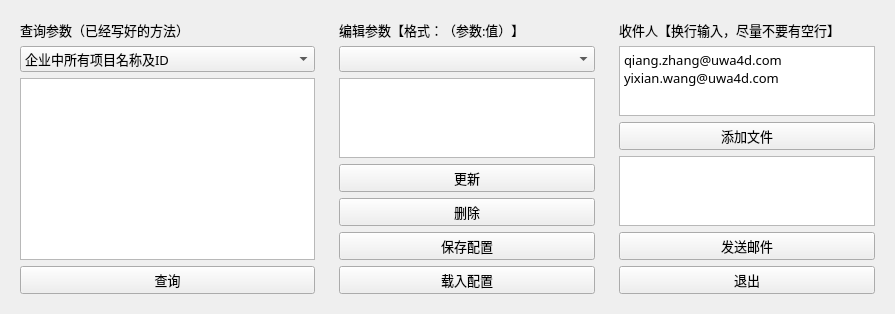
    <widget class="QWidget" name="widget_under" native="true">
     <property name="maximumSize">
      <size>
       <width>16777215</width>
       <height>300</height>
      </size>
     </property>
     <property name="font">
      <font>
       <family>黑体</family>
       <pointsize>10</pointsize>
      </font>
     </property>
     <layout class="QHBoxLayout" name="horizontalLayout_2">
      <item>
       <widget class="QWidget" name="widget_2" native="true">
        <property name="font">
         <font>
          <family>黑体</family>
          <pointsize>10</pointsize>
         </font>
        </property>
        <layout class="QVBoxLayout" name="verticalLayout_11">
         <item>
          <widget class="QLabel" name="label_search">
           <property name="font">
            <font>
             <family>黑体</family>
             <pointsize>10</pointsize>
            </font>
           </property>
           <property name="text">
            <string>查询参数（已经写好的方法）</string>
           </property>
          </widget>
         </item>
         <item>
          <widget class="QComboBox" name="comboBox_kinds">
           <property name="font">
            <font>
             <family>黑体</family>
             <pointsize>10</pointsize>
            </font>
           </property>
           <item>
            <property name="text">
             <string>企业中所有项目名称及ID</string>
            </property>
           </item>
           <item>
            <property name="text">
             <string>项目中所有任务名称及ID（需写入项目ID）</string>
            </property>
           </item>
           <item>
            <property name="text">
             <string>项目中所有任务类型名称及ID（需写入项目ID）</string>
            </property>
           </item>
           <item>
            <property name="text">
             <string>项目中所有任务分组及ID（需写入项目ID）</string>
            </property>
           </item>
          </widget>
         </item>
         <item>
          <widget class="QTextEdit" name="textEdit_search">
           <property name="minimumSize">
            <size>
             <width>0</width>
             <height>160</height>
            </size>
           </property>
           <property name="maximumSize">
            <size>
             <width>16777215</width>
             <height>200</height>
            </size>
           </property>
           <property name="font">
            <font>
             <family>黑体</family>
             <pointsize>10</pointsize>
            </font>
           </property>
          </widget>
         </item>
         <item>
          <widget class="QPushButton" name="pushButton_search">
           <property name="font">
            <font>
             <family>黑体</family>
             <pointsize>10</pointsize>
            </font>
           </property>
           <property name="text">
            <string>查询</string>
           </property>
          </widget>
         </item>
        </layout>
       </widget>
      </item>
      <item>
       <widget class="QWidget" name="widget_edit" native="true">
        <property name="font">
         <font>
          <family>黑体</family>
          <pointsize>10</pointsize>
         </font>
        </property>
        <layout class="QVBoxLayout" name="verticalLayout_8">
         <item>
          <widget class="QLabel" name="label_edit">
           <property name="font">
            <font>
             <family>黑体</family>
             <pointsize>10</pointsize>
            </font>
           </property>
           <property name="text">
            <string>编辑参数【格式：（参数:值）】</string>
           </property>
          </widget>
         </item>
         <item>
          <widget class="QComboBox" name="comboBox_edit">
           <property name="font">
            <font>
             <family>黑体</family>
             <pointsize>10</pointsize>
            </font>
           </property>
          </widget>
         </item>
         <item>
          <widget class="QTextEdit" name="textEdit_edit">
           <property name="font">
            <font>
             <family>黑体</family>
             <pointsize>10</pointsize>
            </font>
           </property>
          </widget>
         </item>
         <item>
          <widget class="QPushButton" name="pushButton_add">
           <property name="font">
            <font>
             <family>黑体</family>
             <pointsize>10</pointsize>
            </font>
           </property>
           <property name="text">
            <string>更新</string>
           </property>
          </widget>
         </item>
         <item>
          <widget class="QPushButton" name="pushButton_del">
           <property name="font">
            <font>
             <family>黑体</family>
             <pointsize>10</pointsize>
            </font>
           </property>
           <property name="text">
            <string>删除</string>
           </property>
          </widget>
         </item>
         <item>
          <widget class="QPushButton" name="pushButton_saveconfig">
           <property name="font">
            <font>
             <family>黑体</family>
             <pointsize>10</pointsize>
            </font>
           </property>
           <property name="text">
            <string>保存配置</string>
           </property>
          </widget>
         </item>
         <item>
          <widget class="QPushButton" name="pushButton_config">
           <property name="font">
            <font>
             <family>黑体</family>
             <pointsize>10</pointsize>
            </font>
           </property>
           <property name="text">
            <string>载入配置</string>
           </property>
          </widget>
         </item>
        </layout>
       </widget>
      </item>
      <item>
       <widget class="QWidget" name="widget_send" native="true">
        <property name="font">
         <font>
          <family>黑体</family>
          <pointsize>10</pointsize>
         </font>
        </property>
        <layout class="QVBoxLayout" name="verticalLayout_2">
         <item>
          <widget class="QLabel" name="label_recipients">
           <property name="font">
            <font>
             <family>黑体</family>
             <pointsize>10</pointsize>
            </font>
           </property>
           <property name="text">
            <string>收件人【换行输入，尽量不要有空行】</string>
           </property>
          </widget>
         </item>
         <item>
          <widget class="QTextEdit" name="textEdit_recipients">
           <property name="font">
            <font>
             <family>黑体</family>
             <pointsize>10</pointsize>
            </font>
           </property>
           <property name="html">
            <string>&lt;!DOCTYPE HTML PUBLIC &quot;-//W3C//DTD HTML 4.0//EN&quot; &quot;http://www.w3.org/TR/REC-html40/strict.dtd&quot;&gt;
&lt;html&gt;&lt;head&gt;&lt;meta name=&quot;qrichtext&quot; content=&quot;1&quot; /&gt;&lt;style type=&quot;text/css&quot;&gt;
p, li { white-space: pre-wrap; }
&lt;/style&gt;&lt;/head&gt;&lt;body style=&quot; font-family:'黑体','黑体','黑体','华文细黑'; font-size:10pt; font-weight:400; font-style:normal;&quot;&gt;
&lt;p style=&quot; margin-top:0px; margin-bottom:0px; margin-left:0px; margin-right:0px; -qt-block-indent:0; text-indent:0px;&quot;&gt;&lt;span style=&quot; font-family:'仿宋';&quot;&gt;qiang.zhang@uwa4d.com&lt;/span&gt;&lt;/p&gt;
&lt;p style=&quot; margin-top:0px; margin-bottom:0px; margin-left:0px; margin-right:0px; -qt-block-indent:0; text-indent:0px;&quot;&gt;&lt;span style=&quot; font-family:'仿宋';&quot;&gt;yixian.wang@uwa4d.com&lt;/span&gt;&lt;/p&gt;&lt;/body&gt;&lt;/html&gt;</string>
           </property>
          </widget>
         </item>
         <item>
          <widget class="QPushButton" name="pushButton_mailfile">
           <property name="font">
            <font>
             <family>黑体</family>
             <pointsize>10</pointsize>
            </font>
           </property>
           <property name="text">
            <string>添加文件</string>
           </property>
          </widget>
         </item>
         <item>
          <widget class="QTextEdit" name="textEdit_mailfile">
           <property name="font">
            <font>
             <family>黑体</family>
             <pointsize>10</pointsize>
            </font>
           </property>
          </widget>
         </item>
         <item>
          <widget class="QPushButton" name="pushButton_send">
           <property name="font">
            <font>
             <family>黑体</family>
             <pointsize>10</pointsize>
            </font>
           </property>
           <property name="text">
            <string>发送邮件</string>
           </property>
          </widget>
         </item>
         <item>
          <widget class="QPushButton" name="pushButton_exit">
           <property name="font">
            <font>
             <family>黑体</family>
             <pointsize>10</pointsize>
            </font>
           </property>
           <property name="text">
            <string>退出</string>
           </property>
          </widget>
         </item>
        </layout>
       </widget>
      </item>
     </layout>
    </widget>
